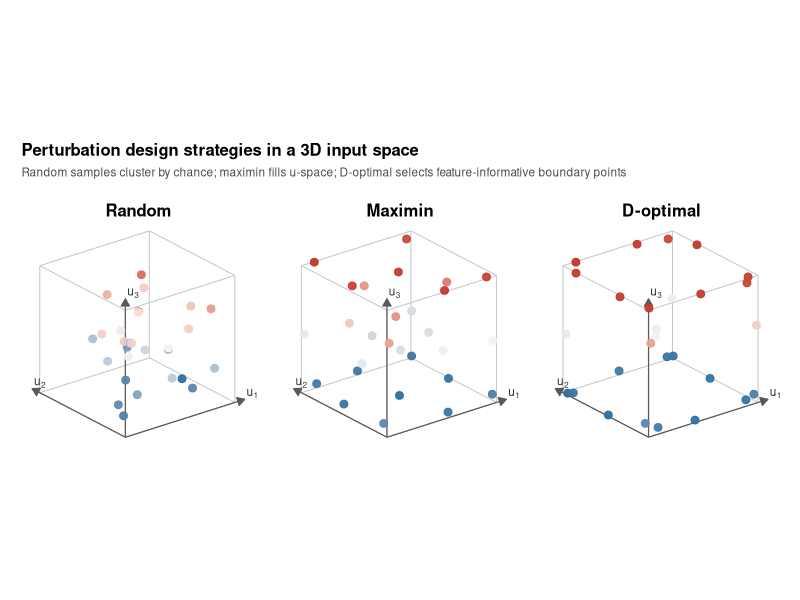

The R source for this figure:
rm(list = ls())

################################################################################
# Fig2_explain.R -- conceptual 3D perturbation-design schematic
#
# Purpose: draw a visual explanation of three perturbation-design strategies in
#          a 3D input space: random sampling, maximin space filling, and
#          sequential D-optimal design. This script is conceptual and does not
#          write numeric simulation results.
#
# Output:  Fig2_design_concept_random, Fig2_design_concept_maximin,
#          Fig2_design_concept_dopt, and Fig2_design_concept in the workspace.
################################################################################

suppressMessages({
  library(ggplot2)
  library(grid)
})

set.seed(2026)

## ------------------------------------------------------------- Design rules ----
n_pool <- 3000L
n_design <- 28L
u_lo <- -1
u_hi <- 1

pool <- matrix(runif(n_pool * 3L, u_lo, u_hi), n_pool, 3L)
colnames(pool) <- c("u1", "u2", "u3")

feature_row <- function(u) {
  # A small nonlinear feature dictionary: intercept, main effects, pairwise
  # products and quadratic terms. D-optimal design spreads points where these
  # columns become informative, often near boundaries/corners.
  c(1, u, u[1] * u[2], u[1] * u[3], u[2] * u[3], u^2)
}

design_random <- function(pool, n) {
  pool[sample(seq_len(nrow(pool)), n), , drop = FALSE]
}

design_maximin <- function(pool, n) {
  # Greedy maximin in raw perturbation space.
  start_idx <- which.min(rowSums((sweep(pool, 2, c(u_lo, u_lo, u_lo)))^2))
  idx <- start_idx
  mind <- sqrt(rowSums((sweep(pool, 2, pool[start_idx, ]))^2))
  mind[idx] <- -Inf
  for (k in 2:n) {
    nxt <- which.max(mind)
    idx <- c(idx, nxt)
    d_new <- sqrt(rowSums((sweep(pool, 2, pool[nxt, ]))^2))
    mind <- pmin(mind, d_new)
    mind[idx] <- -Inf
  }
  pool[idx, , drop = FALSE]
}

design_dopt <- function(pool, n, lambda = 1e-2) {
  # Greedy D-optimal design in feature space, using Sherman-Morrison updates.
  Phi <- t(apply(pool, 1, feature_row))
  q <- ncol(Phi)
  idx <- which.min(rowSums(pool^2))  # include a near-baseline point first
  Minv <- diag(1 / lambda, q)
  add_point <- function(i) {
    phi <- Phi[i, ]
    Mv <- Minv %*% phi
    denom <- as.numeric(1 + phi %*% Mv)
    Minv <<- Minv - (Mv %*% t(Mv)) / denom
  }
  add_point(idx)
  avail <- rep(TRUE, nrow(pool))
  avail[idx] <- FALSE
  for (k in 2:n) {
    PM <- Phi %*% Minv
    score <- rowSums(PM * Phi)
    score[!avail] <- -Inf
    nxt <- which.max(score)
    idx <- c(idx, nxt)
    add_point(nxt)
    avail[nxt] <- FALSE
  }
  pool[idx, , drop = FALSE]
}

designs <- list(
  "Random" = design_random(pool, n_design),
  "Maximin" = design_maximin(pool, n_design),
  "D-optimal" = design_dopt(pool, n_design)
)

## -------------------------------------------------------------- 3D drawing ----
project_points <- function(x, y, z, theta = 38, phi = 24) {
  # Lightweight orthographic projection. This avoids base::persp(), which opens
  # a graphics device even when plot = FALSE on some systems.
  th <- theta * pi / 180
  ph <- phi * pi / 180
  xr <- x * cos(th) - y * sin(th)
  yr <- x * sin(th) * sin(ph) + y * cos(th) * sin(ph) + z * cos(ph)
  list(x = xr, y = yr)
}

cube_edges <- rbind(
  c(-1, -1, -1,  1, -1, -1), c(-1,  1, -1,  1,  1, -1),
  c(-1, -1,  1,  1, -1,  1), c(-1,  1,  1,  1,  1,  1),
  c(-1, -1, -1, -1,  1, -1), c( 1, -1, -1,  1,  1, -1),
  c(-1, -1,  1, -1,  1,  1), c( 1, -1,  1,  1,  1,  1),
  c(-1, -1, -1, -1, -1,  1), c( 1, -1, -1,  1, -1,  1),
  c(-1,  1, -1, -1,  1,  1), c( 1,  1, -1,  1,  1,  1)
)
colnames(cube_edges) <- c("x", "y", "z", "xend", "yend", "zend")

cube_df <- do.call(rbind, lapply(seq_len(nrow(cube_edges)), function(i) {
  a <- project_points(cube_edges[i, "x"], cube_edges[i, "y"], cube_edges[i, "z"])
  b <- project_points(cube_edges[i, "xend"], cube_edges[i, "yend"], cube_edges[i, "zend"])
  data.frame(x = a$x, y = a$y, xend = b$x, yend = b$y)
}))

axis_raw <- data.frame(
  label = c("u[1]", "u[2]", "u[3]"),
  x = c(-1, -1, -1), y = c(-1, -1, -1), z = c(-1, -1, -1),
  xend = c(1.18, -1, -1), yend = c(-1, 1.18, -1), zend = c(-1, -1, 1.18)
)
axis_df <- do.call(rbind, lapply(seq_len(nrow(axis_raw)), function(i) {
  a <- project_points(axis_raw$x[i], axis_raw$y[i], axis_raw$z[i])
  b <- project_points(axis_raw$xend[i], axis_raw$yend[i], axis_raw$zend[i])
  data.frame(x = a$x, y = a$y, xend = b$x, yend = b$y,
             label = axis_raw$label[i])
}))

make_panel_df <- function(mat, strategy) {
  p <- project_points(mat[, 1], mat[, 2], mat[, 3])
  data.frame(strategy = strategy, px = p$x, py = p$y,
             depth = mat[, 3], u1 = mat[, 1], u2 = mat[, 2], u3 = mat[, 3])
}

panel_df <- do.call(rbind, Map(make_panel_df, designs, names(designs)))
panel_df$strategy <- factor(panel_df$strategy, levels = names(designs))

draw_design_panel <- function(strategy_name) {
  d <- panel_df[panel_df$strategy == strategy_name, ]
  ggplot() +
    geom_segment(data = cube_df,
                 aes(x = x, y = y, xend = xend, yend = yend),
                 linewidth = 0.35, color = "grey78") +
    geom_segment(data = axis_df,
                 aes(x = x, y = y, xend = xend, yend = yend),
                 arrow = arrow(length = unit(2.1, "mm"), type = "closed"),
                 linewidth = 0.42, color = "grey35") +
    geom_text(data = axis_df,
              aes(x = xend, y = yend, label = label),
              parse = TRUE, hjust = -0.15, vjust = -0.1,
              size = 3.0, color = "grey20") +
    geom_point(data = d, aes(x = px, y = py, color = depth),
               size = 2.35, alpha = 0.95) +
    scale_color_gradient2(low = "#2E6F9E", mid = "#F5F6F4", high = "#C0392B",
                          midpoint = 0, guide = "none") +
    labs(title = strategy_name) +
    coord_equal(clip = "off") +
    theme_void(base_size = 10) +
    theme(
      plot.title = element_text(face = "bold", size = 11, hjust = 0.5),
      plot.margin = margin(7, 10, 7, 10)
    )
}

Fig2_design_concept_random <- draw_design_panel("Random")
Fig2_design_concept_maximin <- draw_design_panel("Maximin")
Fig2_design_concept_dopt <- draw_design_panel("D-optimal")

if (requireNamespace("patchwork", quietly = TRUE)) {
  Fig2_design_concept <- Fig2_design_concept_random +
    Fig2_design_concept_maximin +
    Fig2_design_concept_dopt +
    patchwork::plot_layout(nrow = 1) +
    patchwork::plot_annotation(
      title = "Perturbation design strategies in a 3D input space",
      subtitle = "Random samples cluster by chance; maximin fills u-space; D-optimal selects feature-informative boundary points"
    ) &
    theme(
      plot.title = element_text(face = "bold", size = 12),
      plot.subtitle = element_text(size = 8.5, color = "grey30")
    )
} else {
  Fig2_design_concept <- Fig2_design_concept_dopt
}

Fig2_design_concept
